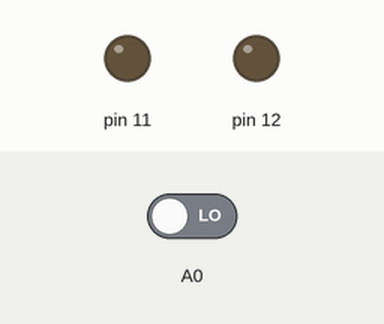
This sketch was run on a simulated Arduino Uno, built with avr-gcc and run on an emulated ATmega328P. Shown: output pins drawn as LEDs (lit = HIGH). Inputs (shaded band) come from the test bench; at power-on: A0 LOW.

Above: at 2.8 s.
2.9 s: A0 driven HIGH
At 4.7 s:
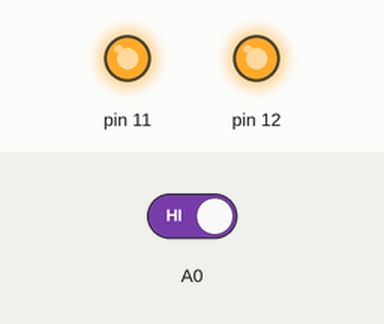
5.0 s: A0 driven LOW
At 5.9 s:
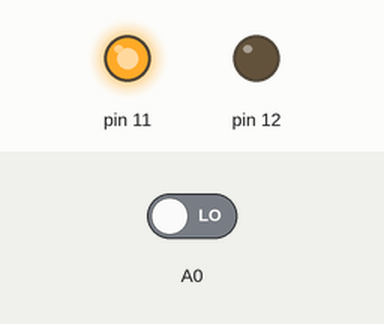
Timing chart, 0 to 8.0 s (numbered marks = the images above; inputs shaded):
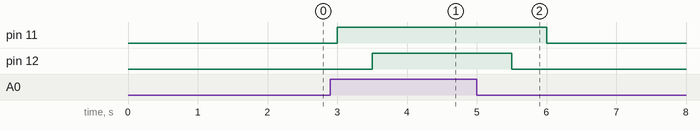

Measured:
- after the input at 2.9 s, pin 11: LOW → HIGH after 0.10 s; pin 12: LOW → HIGH after 0.60 s
- after the input at 5.0 s, pin 11: HIGH → LOW after 1.0 s; pin 12: HIGH → LOW after 0.50 s

The sketch:

button.ino
```cpp
void setup()
{
  pinMode(11, OUTPUT);
  pinMode(12, OUTPUT);
  pinMode(13, LOW);

  pinMode(3, INPUT);
}

void loop()
{
  if (digitalRead(A0) == HIGH)
  {
    //если кнопка нажата
    digitalWrite(11, HIGH);
    delay(500);
    digitalWrite(12, HIGH);
    delay(500);
  }
  else
  {
    //если кнопка не нажата
    digitalWrite(13, LOW);
    delay(500);
    digitalWrite(12, LOW);
    delay(500);
    digitalWrite(11, LOW);
  }
}
```
